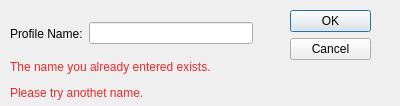
<?xml version="1.0" encoding="UTF-8"?>
<ui version="4.0">
 <class>NewProfileDialog</class>
 <widget class="QDialog" name="NewProfileDialog">
  <property name="geometry">
   <rect>
    <x>0</x>
    <y>0</y>
    <width>400</width>
    <height>106</height>
   </rect>
  </property>
  <property name="windowTitle">
   <string>New Profile</string>
  </property>
  <widget class="QDialogButtonBox" name="buttonBox">
   <property name="geometry">
    <rect>
     <x>290</x>
     <y>10</y>
     <width>81</width>
     <height>61</height>
    </rect>
   </property>
   <property name="orientation">
    <enum>Qt::Vertical</enum>
   </property>
   <property name="standardButtons">
    <set>QDialogButtonBox::Cancel|QDialogButtonBox::Ok</set>
   </property>
  </widget>
  <widget class="QWidget" name="layoutWidget">
   <property name="geometry">
    <rect>
     <x>10</x>
     <y>20</y>
     <width>243</width>
     <height>27</height>
    </rect>
   </property>
   <layout class="QHBoxLayout" name="horizontalLayout" stretch="0,1">
    <item>
     <widget class="QLabel" name="label">
      <property name="text">
       <string>Profile Name:</string>
      </property>
     </widget>
    </item>
    <item>
     <widget class="QLineEdit" name="lineEdit"/>
    </item>
   </layout>
  </widget>
  <widget class="QLabel" name="error_lbl">
   <property name="geometry">
    <rect>
     <x>10</x>
     <y>60</y>
     <width>261</width>
     <height>41</height>
    </rect>
   </property>
   <property name="font">
    <font>
     <pointsize>9</pointsize>
    </font>
   </property>
   <property name="styleSheet">
    <string notr="true">color: rgb(239, 41, 41);</string>
   </property>
   <property name="text">
    <string>&lt;html&gt;&lt;head/&gt;&lt;body&gt;&lt;p&gt;The name you already entered exists.&lt;/p&gt;&lt;p&gt;Please try anothet name.&lt;/p&gt;&lt;/body&gt;&lt;/html&gt;</string>
   </property>
  </widget>
 </widget>
 <resources/>
 <connections>
  <connection>
   <sender>buttonBox</sender>
   <signal>accepted()</signal>
   <receiver>NewProfileDialog</receiver>
   <slot>accept()</slot>
   <hints>
    <hint type="sourcelabel">
     <x>248</x>
     <y>254</y>
    </hint>
    <hint type="destinationlabel">
     <x>157</x>
     <y>274</y>
    </hint>
   </hints>
  </connection>
  <connection>
   <sender>buttonBox</sender>
   <signal>rejected()</signal>
   <receiver>NewProfileDialog</receiver>
   <slot>reject()</slot>
   <hints>
    <hint type="sourcelabel">
     <x>316</x>
     <y>260</y>
    </hint>
    <hint type="destinationlabel">
     <x>286</x>
     <y>274</y>
    </hint>
   </hints>
  </connection>
 </connections>
</ui>
